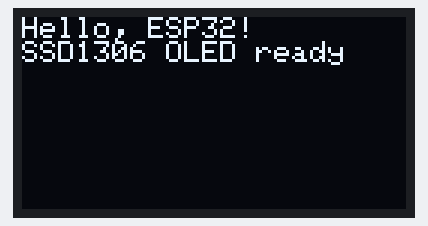
A program run on a simulated ESP32. Parts: 128×64 one-colour display.

Above: at 1.6 s.

The program:

main.cpp
```cpp
#include <Arduino.h>
#include <Wire.h>
#include <Adafruit_GFX.h>
#include <Adafruit_SSD1306.h>

constexpr uint8_t SCREEN_WIDTH = 128;
constexpr uint8_t SCREEN_HEIGHT = 64;
constexpr uint8_t OLED_ADDRESS = 0x3C;
constexpr int8_t OLED_RESET = -1;

// Default ESP32 I2C pins
constexpr uint8_t SDA_PIN = 21;
constexpr uint8_t SCL_PIN = 22;

Adafruit_SSD1306 display(SCREEN_WIDTH, SCREEN_HEIGHT, &Wire, OLED_RESET);

void setup() {
  Serial.begin(115200);
  delay(1500);

  Wire.begin(SDA_PIN, SCL_PIN);

  if (!display.begin(SSD1306_SWITCHCAPVCC, OLED_ADDRESS)) {
    Serial.println("SSD1306 not found. Check wiring and I2C address.");
    while (true) {
      delay(1000);
    }
  }

  display.clearDisplay();
  display.setTextSize(1);
  display.setTextColor(SSD1306_WHITE);
  display.setCursor(0, 0);
  display.println("Hello, ESP32!");
  display.println("SSD1306 OLED ready");
  display.display();
}

void loop() {
}
```
